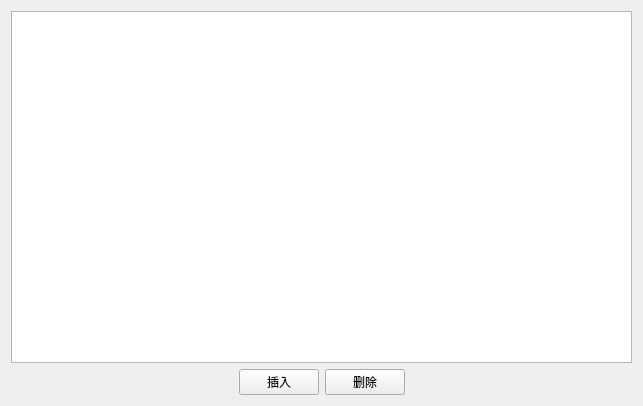
<?xml version="1.0" encoding="UTF-8"?>
<ui version="4.0">
 <class>TableWidgetView</class>
 <widget class="QWidget" name="TableWidgetView">
  <property name="geometry">
   <rect>
    <x>0</x>
    <y>0</y>
    <width>643</width>
    <height>406</height>
   </rect>
  </property>
  <property name="windowTitle">
   <string>TableWidget</string>
  </property>
  <layout class="QVBoxLayout" name="verticalLayout">
   <item>
    <widget class="QTableWidget" name="tableWidget"/>
   </item>
   <item>
    <layout class="QHBoxLayout" name="horizontalLayout">
     <item>
      <spacer name="horizontalSpacer">
       <property name="orientation">
        <enum>Qt::Horizontal</enum>
       </property>
       <property name="sizeHint" stdset="0">
        <size>
         <width>40</width>
         <height>20</height>
        </size>
       </property>
      </spacer>
     </item>
     <item>
      <widget class="QPushButton" name="insertButton">
       <property name="text">
        <string>插入</string>
       </property>
      </widget>
     </item>
     <item>
      <widget class="QPushButton" name="deleteButton">
       <property name="text">
        <string>删除</string>
       </property>
      </widget>
     </item>
     <item>
      <spacer name="horizontalSpacer_2">
       <property name="orientation">
        <enum>Qt::Horizontal</enum>
       </property>
       <property name="sizeHint" stdset="0">
        <size>
         <width>40</width>
         <height>20</height>
        </size>
       </property>
      </spacer>
     </item>
    </layout>
   </item>
  </layout>
 </widget>
 <resources/>
 <connections/>
</ui>
